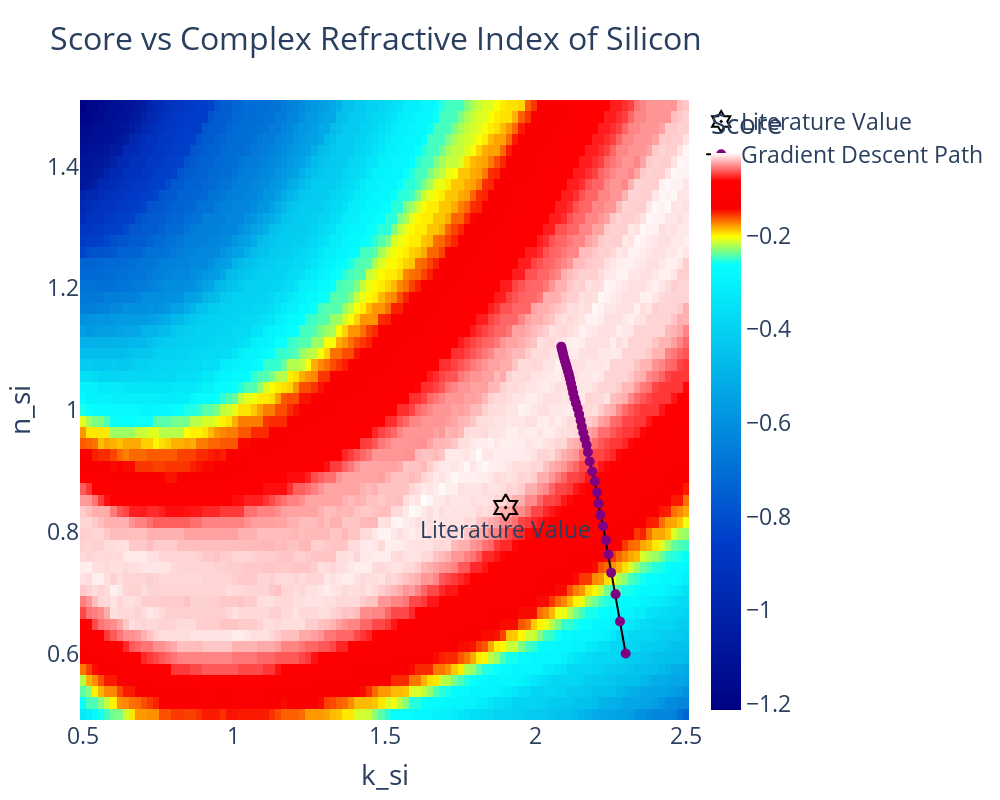

Notebook source saved alongside this figure:
### Code cell
# Constants
noreflector_pte_8 = 0.001405
noreflector_pte_4 = 0.00129
A_alpha_8 = 2.1  # alpha amplitude ratio
A_alpha_4 = 1.8

lit_value = (1.902, 0.8398)

# Load the CSV file
df = pd.read_csv("../Silicon-Analysis-08-2024/complex_n_silicon_2dsweep_v2.csv")

# Load gradient descent path
gradient_steps = pd.read_csv("output.csv", header=None).values  # Ensure it's a NumPy array

# Extract the data
k_si = df["k_si"].unique()
n_si = df["n_si"].unique()
pte_8 = df["pte_8"].values.reshape(len(k_si), len(n_si)).T
pte_4 = df["pte_4"].values.reshape(len(k_si), len(n_si)).T

# Calculate the score
score = -(
    (A_alpha_8 - pte_8 / noreflector_pte_8) ** 2
    + (A_alpha_4 - pte_4 / noreflector_pte_4) ** 2
)

# Find the minimum and maximum scores
score_min = np.min(score)
score_max = np.max(score)

# Create a custom color scale
colors = [
    (0, "rgb(0,0,130)"),
    (0.3, "rgb(0,60,200)"),
    (0.8, "rgb(5,255,255)"),
    (0.85, "rgb(255,255,0)"),
    (0.9, "rgb(250,0,0)"),
    (0.95, "rgb(255,0,0)"),
    (1, "rgb(255,255,255)"),
]

# Create the heatmap
fig = go.Figure(
    data=go.Heatmap(
        z=score,
        x=k_si,
        y=n_si,
        colorscale=colors,
        colorbar=dict(title="Score"),
        zmin=score_min,
        zmax=score_max,
    )
)

# Add literature value as a marker
fig.add_trace(
    go.Scatter(
        x=[lit_value[0]],
        y=[lit_value[1]],
        mode="markers+text",
        marker=dict(
            size=20,
            color="black",
            line=dict(width=2, color="black"),
            symbol="hexagram-open-dot",
        ),
        name="Literature Value",
        text=["Literature Value"],
        textposition="bottom center",
    )
)

# Add gradient descent steps
fig.add_trace(
    go.Scatter(
        x=gradient_steps[:, 1],  # k_si values
        y=gradient_steps[:, 0],  # n_si values
        mode="markers+lines",
        marker=dict(size=10, color="purple", symbol="circle"),
        line=dict(width=2, color="black"),
        name="Gradient Descent Path",
    )
)

# Update the layout
fig.update_layout(
    title="Score vs Complex Refractive Index of Silicon",
    xaxis_title="k_si",
    yaxis_title="n_si",
    width=1000,
    height=800,
    font=dict(size=23),
)

# Show the plot
fig.show()

# Find the maximum score and its corresponding n_si and k_si
max_score = np.max(score)
max_index = np.unravel_index(score.argmax(), score.shape)
best_n_si = n_si[max_index[0]]
best_k_si = k_si[max_index[1]]

### Figure 1 — Plotly figure (JSON) as saved in the notebook; plotly's stock layout.template omitted (floating-point values rounded to 4 significant figures; data arrays with more than 128 entries replaced by an {"elided": "..."} marker saying what was removed)
{"data": [{"colorbar": {"title": {"text": "Score"}}, "colorscale": [[0, "rgb(0,0,130)"], [0.3, "rgb(0,60,200)"], [0.8, "rgb(5,255,255)"], [0.85, "rgb(255,255,0)"], [0.9, "rgb(250,0,0)"], [0.95, "rgb(255,0,0)"], [1, "rgb(255,255,255)"]], "type": "heatmap", "x": [0.5, 0.5202, 0.5404, 0.5606, 0.5808, 0.601, 0.6212, 0.6414, 0.6616, 0.6818, 0.702, 0.7222, 0.7424, 0.7626, 0.7828, 0.803, 0.8232, 0.8434, 0.8636, 0.8838, 0.904, 0.9242, 0.9444, 0.9646, 0.9848, 1.005, 1.025, 1.045, 1.066, 1.086, 1.106, 1.126, 1.146, 1.167, 1.187, 1.207, 1.227, 1.247, 1.268, 1.288, 1.308, 1.328, 1.348, 1.369, 1.389, 1.409, 1.429, 1.449, 1.47, 1.49, 1.51, 1.53, 1.551, 1.571, 1.591, 1.611, 1.631, 1.652, 1.672, 1.692, 1.712, 1.732, 1.753, 1.773, 1.793, 1.813, 1.833, 1.854, 1.874, 1.894, 1.914, 1.934, 1.955, 1.975, 1.995, 2.015, 2.035, 2.056, 2.076, 2.096, 2.116, 2.136, 2.157, 2.177, 2.197, 2.217, 2.237, 2.258, 2.278, 2.298, 2.318, 2.338, 2.359, 2.379, 2.399, 2.419, 2.439, 2.46, 2.48, 2.5], "y": [0.5, 0.5185, 0.537, 0.5556, 0.5741, 0.5926, 0.6111, 0.6296, 0.6481, 0.6667, 0.6852, 0.7037, 0.7222, 0.7407, 0.7593, 0.7778, 0.7963, 0.8148, 0.8333, 0.8519, 0.8704, 0.8889, 0.9074, 0.9259, 0.9444, 0.963, 0.9815, 1, 1.019, 1.037, 1.056, 1.074, 1.093, 1.111, 1.13, 1.148, 1.167, 1.185, 1.204, 1.222, 1.241, 1.259, 1.278, 1.296, 1.315, 1.333, 1.352, 1.37, 1.389, 1.407, 1.426, 1.444, 1.463, 1.481, 1.5], "z": {"elided": "55x100 float values"}, "zmax": -0.023, "zmin": -1.214}, {"marker": {"color": "black", "line": {"color": "black", "width": 2}, "size": 20, "symbol": "hexagram-open-dot"}, "mode": "markers+text", "name": "Literature Value", "text": ["Literature Value"], "textposition": "bottom center", "type": "scatter", "x": [1.902], "y": [0.8398]}, {"line": {"color": "black", "width": 2}, "marker": {"color": "purple", "size": 10, "symbol": "circle"}, "mode": "markers+lines", "name": "Gradient Descent Path", "type": "scatter", "x": [2.3, 2.281, 2.267, 2.252, 2.243, 2.235, 2.225, 2.216, 2.21, 2.205, 2.198, 2.189, 2.181, 2.175, 2.171, 2.165, 2.159, 2.155, 2.15, 2.146, 2.141, 2.135, 2.13, 2.126, 2.122, 2.119, 2.115, 2.112, 2.109, 2.105, 2.102, 2.099, 2.096, 2.093, 2.091, 2.088, 2.086], "y": [0.6, 0.6525, 0.6973, 0.7328, 0.7628, 0.7859, 0.8092, 0.8277, 0.8465, 0.8646, 0.8828, 0.899, 0.9155, 0.9305, 0.9426, 0.9528, 0.963, 0.9728, 0.9826, 0.9928, 1.003, 1.011, 1.019, 1.028, 1.036, 1.044, 1.051, 1.058, 1.064, 1.069, 1.075, 1.08, 1.085, 1.09, 1.095, 1.1, 1.104]}], "layout": {"font": {"size": 23}, "height": 800, "title": {"text": "Score vs Complex Refractive Index of Silicon"}, "width": 1000, "xaxis": {"title": {"text": "k_si"}}, "yaxis": {"title": {"text": "n_si"}}}}
